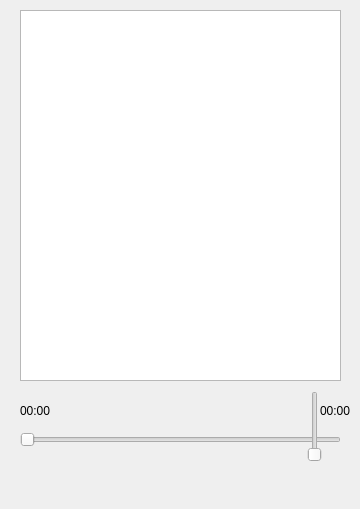
<?xml version="1.0" encoding="UTF-8"?>
<ui version="4.0">
 <class>imusic</class>
 <widget class="QWidget" name="imusic">
  <property name="geometry">
   <rect>
    <x>0</x>
    <y>0</y>
    <width>360</width>
    <height>509</height>
   </rect>
  </property>
  <property name="windowTitle">
   <string>imusic</string>
  </property>
  <property name="windowIcon">
   <iconset resource="ui.qrc">
    <normaloff>:/ui/icon.png</normaloff>:/ui/icon.png</iconset>
  </property>
  <property name="styleSheet">
   <string notr="true"/>
  </property>
  <widget class="QWidget" name="widget" native="true">
   <property name="geometry">
    <rect>
     <x>0</x>
     <y>440</y>
     <width>361</width>
     <height>64</height>
    </rect>
   </property>
   <property name="minimumSize">
    <size>
     <width>0</width>
     <height>64</height>
    </size>
   </property>
   <property name="maximumSize">
    <size>
     <width>16777215</width>
     <height>64</height>
    </size>
   </property>
   <property name="styleSheet">
    <string notr="true">*{
border:none;
}
QPushButton:hover
{
	background-color: rgb(237, 248, 255);
}</string>
   </property>
   <layout class="QHBoxLayout" name="horizontalLayout">
    <item>
     <widget class="QPushButton" name="pushButton">
      <property name="minimumSize">
       <size>
        <width>32</width>
        <height>32</height>
       </size>
      </property>
      <property name="maximumSize">
       <size>
        <width>32</width>
        <height>32</height>
       </size>
      </property>
      <property name="styleSheet">
       <string notr="true">image: url(:/ui/folder-close.svg);</string>
      </property>
      <property name="text">
       <string/>
      </property>
     </widget>
    </item>
    <item>
     <widget class="QPushButton" name="pushButton_2">
      <property name="minimumSize">
       <size>
        <width>32</width>
        <height>32</height>
       </size>
      </property>
      <property name="maximumSize">
       <size>
        <width>32</width>
        <height>32</height>
       </size>
      </property>
      <property name="styleSheet">
       <string notr="true">icon: url(:/ui/list-bottom.svg);</string>
      </property>
      <property name="text">
       <string/>
      </property>
     </widget>
    </item>
    <item>
     <widget class="QPushButton" name="pushButton_3">
      <property name="minimumSize">
       <size>
        <width>32</width>
        <height>32</height>
       </size>
      </property>
      <property name="maximumSize">
       <size>
        <width>32</width>
        <height>32</height>
       </size>
      </property>
      <property name="styleSheet">
       <string notr="true">icon: url(:/ui/go-start.svg);</string>
      </property>
      <property name="text">
       <string/>
      </property>
     </widget>
    </item>
    <item>
     <widget class="QPushButton" name="pushButton_4">
      <property name="minimumSize">
       <size>
        <width>32</width>
        <height>32</height>
       </size>
      </property>
      <property name="maximumSize">
       <size>
        <width>32</width>
        <height>32</height>
       </size>
      </property>
      <property name="styleSheet">
       <string notr="true">icon: url(:/ui/DM_20241005141615_002.svg);</string>
      </property>
      <property name="text">
       <string/>
      </property>
     </widget>
    </item>
    <item>
     <widget class="QPushButton" name="pushButton_5">
      <property name="minimumSize">
       <size>
        <width>32</width>
        <height>32</height>
       </size>
      </property>
      <property name="maximumSize">
       <size>
        <width>32</width>
        <height>32</height>
       </size>
      </property>
      <property name="styleSheet">
       <string notr="true">icon: url(:/ui/go-end.svg);</string>
      </property>
      <property name="text">
       <string/>
      </property>
     </widget>
    </item>
    <item>
     <widget class="QPushButton" name="pushButton_6">
      <property name="minimumSize">
       <size>
        <width>32</width>
        <height>32</height>
       </size>
      </property>
      <property name="maximumSize">
       <size>
        <width>32</width>
        <height>32</height>
       </size>
      </property>
      <property name="styleSheet">
       <string notr="true">icon: url(:/ui/DM_20241005141415_003.svg);</string>
      </property>
      <property name="text">
       <string/>
      </property>
     </widget>
    </item>
   </layout>
  </widget>
  <widget class="QListWidget" name="listWidget">
   <property name="geometry">
    <rect>
     <x>20</x>
     <y>10</y>
     <width>321</width>
     <height>371</height>
    </rect>
   </property>
  </widget>
  <widget class="QSlider" name="playSlider">
   <property name="geometry">
    <rect>
     <x>20</x>
     <y>430</y>
     <width>321</width>
     <height>20</height>
    </rect>
   </property>
   <property name="styleSheet">
    <string notr="true"/>
   </property>
   <property name="orientation">
    <enum>Qt::Horizontal</enum>
   </property>
  </widget>
  <widget class="QSlider" name="voiceSlider">
   <property name="enabled">
    <bool>true</bool>
   </property>
   <property name="geometry">
    <rect>
     <x>299</x>
     <y>391</y>
     <width>31</width>
     <height>71</height>
    </rect>
   </property>
   <property name="orientation">
    <enum>Qt::Vertical</enum>
   </property>
  </widget>
  <widget class="QWidget" name="layoutWidget">
   <property name="geometry">
    <rect>
     <x>20</x>
     <y>400</y>
     <width>331</width>
     <height>22</height>
    </rect>
   </property>
   <layout class="QHBoxLayout" name="horizontalLayout_2">
    <item>
     <widget class="QLabel" name="curlabel">
      <property name="text">
       <string>00:00</string>
      </property>
     </widget>
    </item>
    <item>
     <spacer name="horizontalSpacer">
      <property name="orientation">
       <enum>Qt::Horizontal</enum>
      </property>
      <property name="sizeHint" stdset="0">
       <size>
        <width>40</width>
        <height>20</height>
       </size>
      </property>
     </spacer>
    </item>
    <item>
     <widget class="QLabel" name="totallabel">
      <property name="text">
       <string>00:00</string>
      </property>
     </widget>
    </item>
   </layout>
  </widget>
 </widget>
 <resources>
  <include location="ui.qrc"/>
 </resources>
 <connections/>
</ui>
